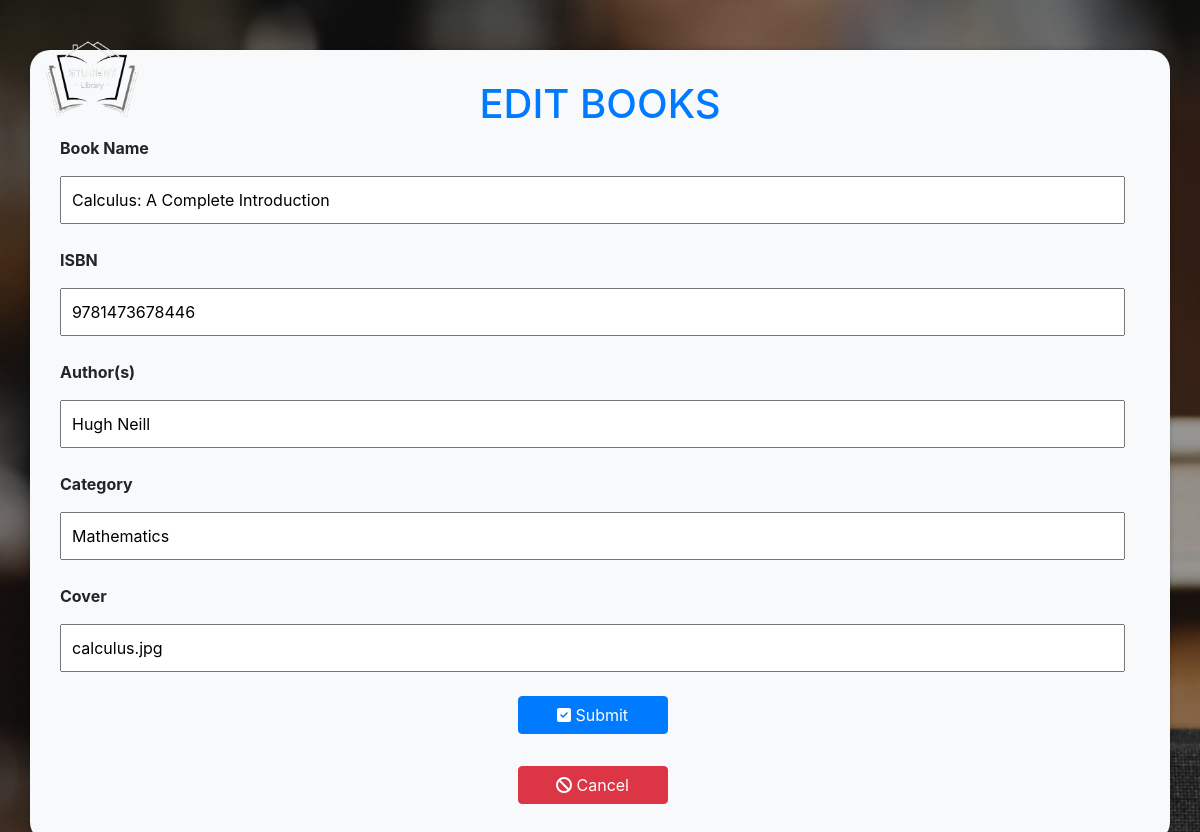
/booksEdit.php?id=1, run on the app's committed database.
### tables this page shows
CREATE TABLE books (
    id INT PRIMARY KEY AUTO_INCREMENT,
    bookName VARCHAR(200) NOT NULL,
    ISBN CHAR(15) NOT NULL UNIQUE,
    category VARCHAR(200) NOT NULL,
    author VARCHAR(200) NOT NULL,
    cover varchar(255),
    created_at DATETIME NOT NULL DEFAULT CURRENT_TIMESTAMP
);

### booksEdit.php (the view, shortened to what this page needs)
<?php
include "db_conn.php";
$bookName = "";
$ISBN = "";
$author = "";
$category = "";
$cover = "";
if ($_SERVER['REQUEST_METHOD'] == 'GET') {
    $id = $_GET["id"];
    $sql = "SELECT * FROM books WHERE id=$id";
    $result = $conn->query($sql);
    $row = $result->fetch_assoc();
    $bookName = $row['bookName'];
    $ISBN = $row['ISBN'];
    $author = $row['author'];
    $category = $row['category'];
    $cover = $row['cover'];
}
?>
<!DOCTYPE html>
<html lang="en">
<head>
    <link rel="stylesheet" href="https://cdn.jsdelivr.net/npm/bootstrap@4.4.1/dist/css/bootstrap.min.css">
    <link rel="stylesheet" href="https://cdnjs.cloudflare.com/ajax/libs/font-awesome/6.2.1/css/all.min.css" />
</head>
<body>
<img src="covers/logo.png" alt="Your Logo" class="logo">
<div class="container mt-5">
    <h1 class="text-uppercase text-center text-primary">Edit Books</h1>
    <div style="max-height: 80vh; overflow-y: auto; padding-right: 15px;">
    <form method="post">
        <div class="mb-3">
            <label for="bookName" class="form-label"><strong>Book Name</strong></label>
            <input type="text" id="bookName" name="bookName" placeholder="Book Name" value="<?php echo $bookName; ?>" required>
        </div>
        <div class="mb-3">
            <label for="ISBN" class="form-label"><strong>ISBN</strong></label>
            <input type="text" id="ISBN" name="ISBN" placeholder="ISBN" value="<?php echo $ISBN; ?>" required>
        </div>
        <div class="mb-3">
            <label for="author" class="form-label"><strong>Author(s)</strong></label>
            <input type="text" id="author" name="author" placeholder="Author(s)" value="<?php echo $author; ?>" required>
        </div>
        <div class="mb-3">
            <label for="category" class="form-label"><strong>Category</strong></label>
            <input type="text" id="category" name="category" placeholder="Category" value="<?php echo $category; ?>" required>
        </div>
        <div class="mb-3">
            <label for="category" class="form-label"><strong>Cover</strong></label>
            <input type="text" id="cover" name="cover" placeholder="Cover" value="<?php echo $cover; ?>" required>
        </div>
        <div class="mb-3 d-flex justify-content-center flex-column text-center">
            <button type="submit" class="btn btn-primary btn-block mb-2" style="width: 150px; margin: 0 auto;">
                <i class="fas fa-check-square"></i> Submit
            </button><br>
            <a class="btn btn-danger btn-block" href="booksMain.php" style="width: 150px; margin: 0 auto;">
                    <i class="fas fa-ban"></i> Cancel
                </a>
        </div>
    </form>
</div>
</body>
</html>

### booksEdit.php (style rules this page uses)
body { display: flex; justify-content: center; align-items: center; height: 100vh; background-image: url('book.png'); background-repeat: no-repeat; background-attachment: fixed; background-size: cover; }
.container { padding: 30px; border-radius: 20px; box-shadow: 0 0 5px 0 rgba(0, 0, 0, 0.2); background-color: #f8f9fa; }
input[type="text"], select[name="role"] { width: 100%; padding: 10px; margin: 8px 0; box-sizing: border-box; }
.logo { position: absolute; top: 40px; left: 40px; width: 100px; height: auto; }

### data on the page
books: bookName "Calculus: A Complete Introduction", ISBN "9781473678446", author "Hugh Neill", category "Mathematics", cover "calculus.jpg"
